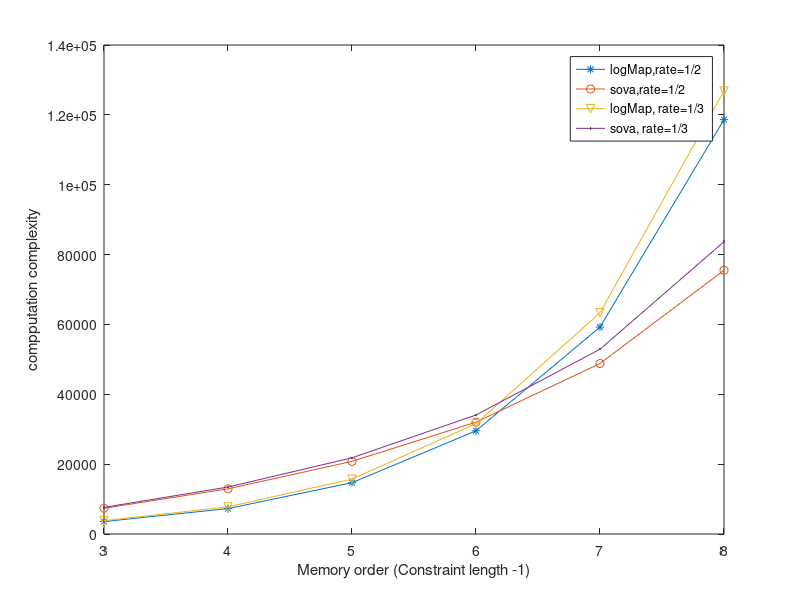

This figure's MATLAB source:
clc;clear

m=3:8;niter=8;
puncture=0;
% dec_alg==0 logmap
    c1=niter*((4*(2+puncture)+50)*2.^m-19);
% dec_alg==1 sova
    c2=niter*((4*(2+puncture)+9)*(2.^m)+(75.*(m.^2)+35.*m+5));

    puncture=1;
% dec_alg==0 logmap
    c3=niter*((4*(2+puncture)+50)*2.^m-19);
% dec_alg==1 sova
    c4=niter*((4*(2+puncture)+9)*2.^m+(75*m.^2+35.*m+5));

    plot(m,c1,'*-',m,c2,'o-',m,c3,'v-',m,c4,'.-');
    legend('logMap,rate=1/2','sova,rate=1/2','logMap, rate=1/3','sova, rate=1/3');
    xlabel('Memory order (Constraint length -1)');
    ylabel('compputation complexity');